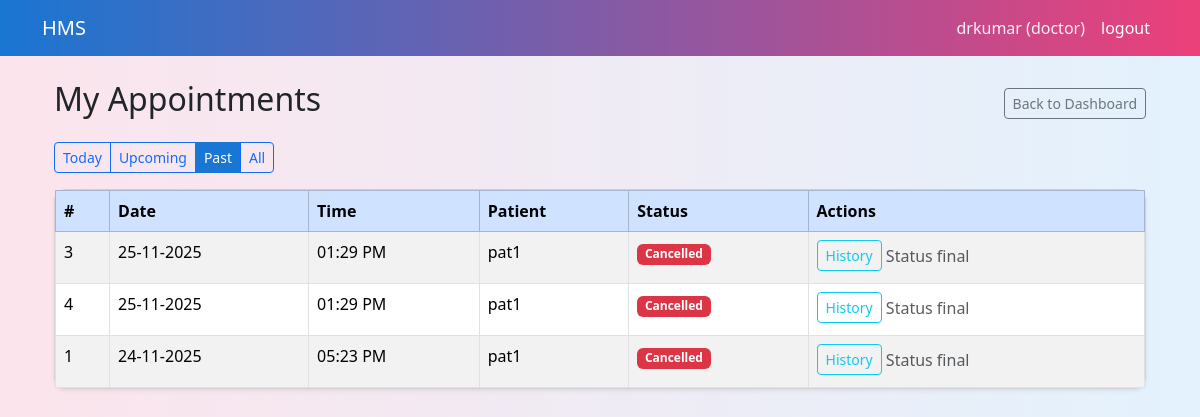
/doctor/appointments?view=past (signed in), run on an earlier commit of the app's database.
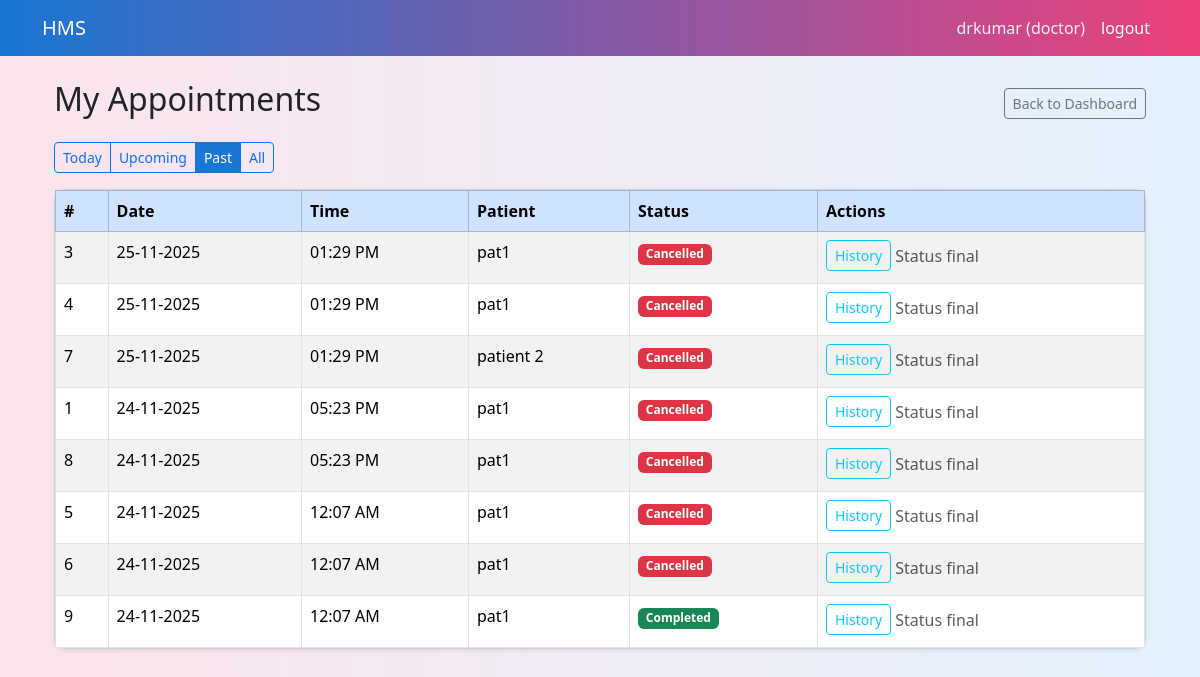
And on a later commit of the database.
### models.py (models this page shows, shortened)
class Appointment(db.Model):
    __tablename__="appointments"
    id =db.Column(db.Integer,primary_key=True)
    patient_id=db.Column(db.Integer,db.ForeignKey("patients.id"),nullable=False)
    doctor_id=db.Column(db.Integer,db.ForeignKey("doctors.id"),nullable=False)
    date=db.Column(db.Date,nullable=False)
    time=db.Column(db.Time,nullable=False)
    status=db.Column(db.String(20),default="Booked")
    created_at=db.Column(db.DateTime,default=datetime.utcnow)
    updated_at=db.Column(db.DateTime,default=datetime.utcnow,onupdate=datetime.utcnow)
    patient=db.relationship("Patient",back_populates="appointments")
    doctor=db.relationship("Doctor",back_populates="appointments")
    treatment=db.relationship("Treatment",back_populates="appointment",uselist=False)

class Patient(db.Model):
    __tablename__="patients"
    id=db.Column(db.Integer,primary_key=True)
    user_id=db.Column(db.Integer,db.ForeignKey("users.id"),nullable=False)
    full_name=db.Column(db.String(120), nullable=False)
    age= db.Column(db.Integer)
    gender=db.Column(db.String(10))
    phone=db.Column(db.String(20))
    address=db.Column(db.String(255))
    is_balcklisted=db.Column(db.Boolean,default=False)
    user=db.relationship("User",back_populates="patient_profile")
    appointments=db.relationship("Appointment",back_populates="patient")

### app.py (the view)
    @app.route('/doctor/appointments')
    def doctor_appointments():
        if session.get('role') != "doctor":
            return redirect(url_for('login'))
        user_id=session.get('user_id')
        if not user_id:
            return redirect(url_for('login'))
        doctor = Doctor.query.filter_by(user_id=user_id).first()
        if not doctor:
            flash("Doctor profile not found. Please contact admin.")
            return redirect(url_for('logout'))
        view = request.args.get('view','today')
        today=date.today()
        query = (
            Appointment.query
            .join(Patient, Appointment.patient_id==Patient.id)
            .filter(Appointment.doctor_id == doctor.id)
        )
        if view =="today":
            query=query.filter(Appointment.date == today).order_by(Appointment.time)
        elif view == "upcoming":
            query = query.filter(Appointment.date > today).order_by(Appointment.date,Appointment.time)
        elif view =="past":
            query = query.filter(Appointment.date < today).order_by(Appointment.date.desc(), Appointment.time.desc())
        else:
            query = query.order_by(Appointment.date.desc(),Appointment.time.desc())
        appointments = query.all()
        return render_template(
            "doctor_appointments.html",
            doctor=doctor,
            appointments=appointments,
            view=view,
            today=today
        )

### templates/doctor_appointments.html
{% extends "base.html" %}
{% block content %}
<div class="container mt-4">
    <div class="d-flex justify-content-between align-items-center mb-3">
        <h2>My Appointments</h2>
        <div>
            <a href="{{ url_for('doctor_dashboard') }}" class="btn btn-sm btn-outline-secondary">Back to Dashboard</a>
        </div>
    </div>
    <div class="btn-group mb-3">
        <a href="{{ url_for('doctor_appointments', view='today') }}"
            class="btn btn-sm {% if view == 'today' %}btn-primary{% else %}btn-outline-primary{% endif %}">
            Today
        </a>
        <a href="{{ url_for('doctor_appointments', view='upcoming') }}"
            class="btn btn-sm {% if view == 'upcoming' %}btn-primary{% else %}btn-outline-primary{% endif %}">
            Upcoming
        </a>
        <a href="{{ url_for('doctor_appointments', view='past') }}"
            class="btn btn-sm {% if view == 'past' %}btn-primary{% else %}btn-outline-primary{% endif %}">
            Past
        </a>
        <a href="{{ url_for('doctor_appointments', view='all') }}"
            class="btn btn-sm {% if view == 'all' %}btn-primary{% else %}btn-outline-primary{% endif %}">
            All
        </a>
    </div>
    <div class="card shadow-sm">
        <div class="card-body p-0">
            {% if appointments %}
            <table class="table mb-0 table-striped table-bordered">
                <thead class="table-primary">
                    <tr>
                        <th>#</th>
                        <th>Date</th>
                        <th>Time</th>
                        <th>Patient</th>
                        <th>Status</th>
                        <th>Actions</th>
                    </tr>
                </thead>
                <tbody>
                    {% for appt in appointments %}
                    <tr>
                        <td>{{ appt.id }}</td>
                        <td>{{ appt.date.strftime('%d-%m-%Y') }}</td>
                        <td>{{ appt.time.strftime('%I:%M %p') }}</td>
                        <td>{{ appt.patient.full_name }}</td>
                        <td>
                            {% if appt.status == 'Booked' %}
                            <span class="badge bg-warning text-dark">Booked</span>
                            {% elif appt.status == 'Completed' %}
                            <span class="badge bg-success">Completed</span>
                            {% elif appt.status == 'Cancelled' %}
                            <span class="badge bg-danger">Cancelled</span>
                            {% else %}
                            <span class="badge bg-secondary">{{ appt.status }}</span>
                            {% endif %}
                        </td>
                        <td>
                            <a href="{{ url_for('doctor_patient_history', patient_id=appt.patient.id) }}"
                                class="btn btn-sm btn-outline-info mb-1">
                                History
                            </a>
                            {% if appt.status == 'Booked' %}
                            <a href="{{ url_for('doctor_treatment', appointment_id=appt.id) }}"
                                class="btn btn-sm btn-primary mb-1">
                                Treatment
                            </a>
                            <a href="{{ url_for('doctor_update_status', id=appt.id, new_status='Completed') }}"
                                class="btn btn-sm btn-success mb-1">
                                Mark Completed
                            </a>
                            <a href="{{ url_for('doctor_update_status', id=appt.id, new_status='Cancelled') }}"
                                class="btn btn-sm btn-danger mb-1">
                                Cancel
                            </a>
                            {% else %}
                            <span class="text-muted">Status final</span>
                            {% endif %}
                        </td>
                    </tr>
                    {% endfor %}
                </tbody>
            </table>
            {% else %}
            <div class="p-3 text-muted">
                No appointments to show for this filter.
            </div>
            {% endif %}
        </div>
    </div>
</div>
{% endblock %}

### templates/base.html (shortened to what this page needs)
<!DOCTYPE html>
<html lang="en">
<head>
    <link href="https://cdn.jsdelivr.net/npm/bootstrap@5.3.3/dist/css/bootstrap.min.css" rel="stylesheet">
</head>
<body>
    <nav class="navbar navbar-expand-lg navbar-dark navbar-custom mb-4">
        <div class="container">
            <a class="navbar-brand" href="{{url_for('home')}}">HMS</a>
            <div class="collapse navbar-collapse">
                <ul class="navbar-nav ms-auto">
                    {% if session.get('user_id') %}
                    <li class="nav-item">
                        <a class="nav-link disabled text-light" style="opacity: 0.9;">
                            {{ session.get('username') }} ({{ session.get('role') }})
                        </a>
                    </li>
                    <li class="nav-item">
                        <a class="nav-link" href="{{ url_for('logout') }}">logout</a>
                    </li>
                    {% endif %}
                </ul>
            </div>
        </div>
    </nav>
    <div class="container my-4">
        {% block content %}{% endblock %}
    </div>
</body>
</html>

### templates/base.html (style rules this page uses)
body { background: linear-gradient(90deg, #fce4ec, #e3f2fd); min-height: 100vh; }
.navbar-custom { background: linear-gradient(90deg, #1976d2, #ec407a); }
.card { border-radius: 12px; box-shadow: 0 4px 12px rgba(0, 0, 0, 0.08); }
.btn-primary { background-color: #1976d2; border-color: #1976d2; }
.navbar-custom .nav-link { color: #ffffff !important; font-weight: 500; }

What changed in the data, as far as the page shows it:
added Appointment: id "7", date "25-11-2025", time "01:29 PM", patient.full_name "patient 2", status "Cancelled"
added Appointment: id "8", date "24-11-2025", time "05:23 PM", patient.full_name "pat1", status "Cancelled"
added Appointment: id "5", date "24-11-2025", time "12:07 AM", patient.full_name "pat1", status "Cancelled"
added Appointment: id "6", date "24-11-2025", time "12:07 AM", patient.full_name "pat1", status "Cancelled"
added Appointment: id "9", date "24-11-2025", time "12:07 AM", patient.full_name "pat1", status "Completed"
